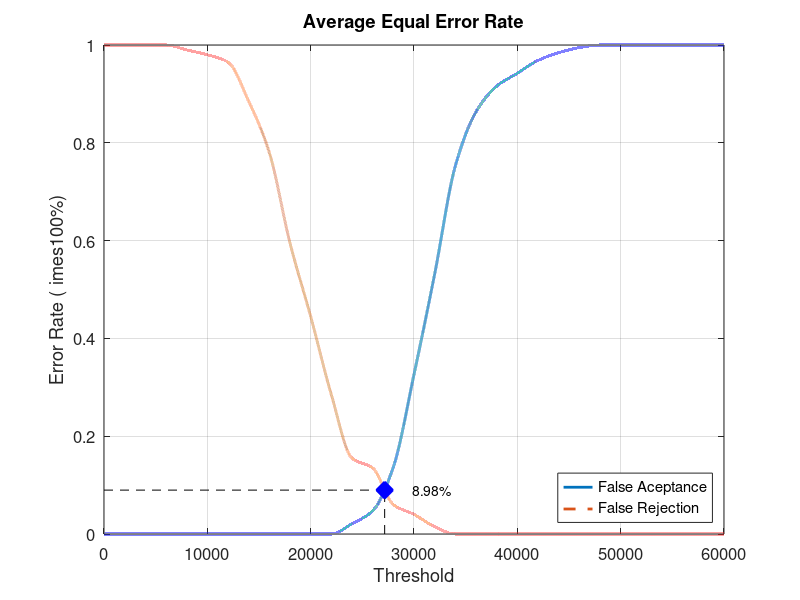
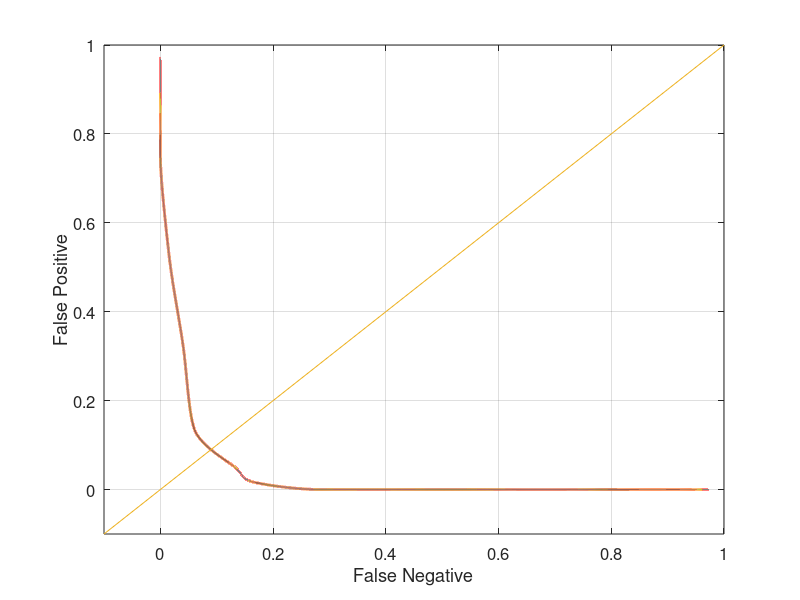

Here is the MATLAB script that generated these plots, in order:
close all;
clear;
clc;
x = 0:2000:60000;
xq = 0:0.5:60000;

y0 = [0 0 0 0 0 0 0 0 0 0 0 0 0.0210526 0.0473684 0.136842 0.326316 0.531579 0.752632 0.863158 0.915789 0.942105 0.968421 0.984211 0.994737 1 1 1 1 1 1 1]
yy0 = interp1(x, y0, xq, 'pchip');
y1 = [1 1 1 1 0.99 0.98 0.965 0.885 0.78 0.595 0.445 0.285 0.155 0.135 0.06 0.04 0.015 0 0 0 0 0 0 0 0 0 0 0 0 0 0]
yy1 = interp1(x, y1, xq, 'pchip');

% Calculating EER: 
y2 = abs(y0 - y1);
find(y2 == min(y2))
yy2 = abs(yy0 - yy1);
xEER = find(yy2 == min(yy2));
xEERIndex = xq(xEER) % X-axis EER
yEER = yy0(xEER) % Y-axis EER

main = figure
plot(xq, yy0,'-','LineWidth', 2);	hold on
plot(xq, yy1,'--','LineWidth', 2);	hold on
plot([xEERIndex xEERIndex], [0 yEER], 'k--');	hold on
plot([0 xEERIndex], [yEER yEER], 'k--');	hold on
plot(xEERIndex, yEER, 'bx', 'LineWidth', 10);	hold on
text(xEERIndex + 10 * xEERIndex / 100, yEER, [num2str(round((10000 * yEER)) / 100) '%'])
legend('False Aceptance', 'False Rejection', 'Location', 'SouthEast')
xlabel('Threshold')
ylabel('Error Rate (	imes100%)')
title('Average Equal Error Rate')
set(gca, 'FontSize', 12)
axis([0 60000 0 1])
grid on

print(main, 'Database4_1Main', '-dpng');
FNRxFPR = figure('Color', [1 1 1]);
plot(yy1, yy0, '-', yy1, yy0, 'LineWidth', 2);
hold on
y = -0.1:0.1:1
plot(y, y); 
set(gca, 'FontSize', 12)
xlabel('False Negative')
ylabel('False Positive')
axis([-0.1 1 -0.1 1])
set(gca, 'FontSize', 12)
grid on

print(FNRxFPR, 'Database4_1FNRxFPR','-dpng');
